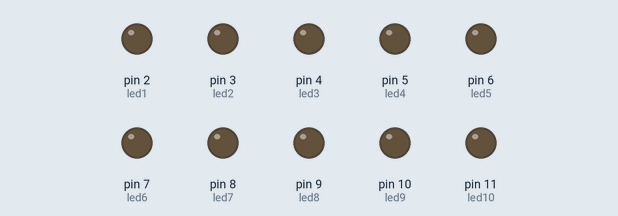
Simulated run of this sketch. Board: Arduino Uno, built with avr-gcc and run on an emulated ATmega328P. Shown: output pins drawn as LEDs (lit = HIGH).

Above: at 0.3 s.
At 2.7 s:
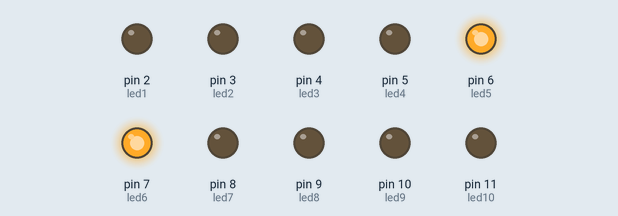
At 3.2 s:
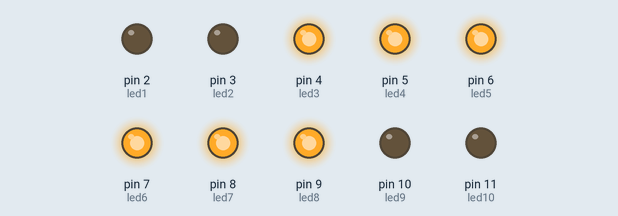
At 3.7 s:
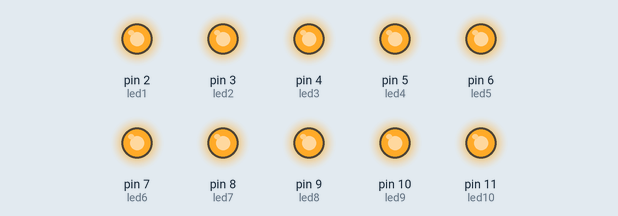
At 4.1 s:
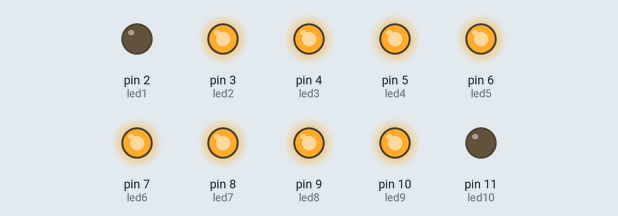
At 4.6 s:
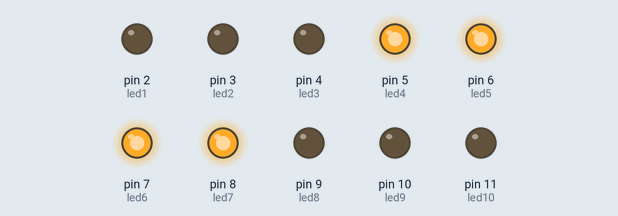
Timing chart, 0 to 6.8 s (numbered marks = the images above):
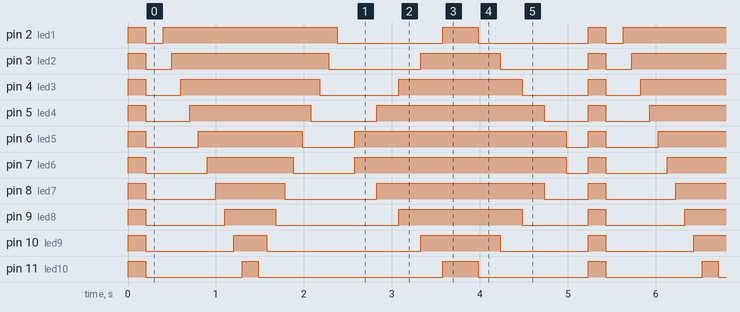

Measured:
- by itself, pin 2 (led1): repeats every 5.2 s: LOW 0.20 s, HIGH 2.0 s, LOW 1.2 s, HIGH 0.40 s, LOW 1.3 s, HIGH 0.20 s
- by itself, pin 3 (led2): repeats every 5.2 s: LOW 0.30 s, HIGH 1.8 s, LOW 1.1 s, HIGH 0.90 s, LOW 1.0 s, HIGH 0.20 s
- by itself, pin 4 (led3): repeats every 5.2 s: LOW 0.40 s, HIGH 1.6 s, LOW 0.90 s, HIGH 1.4 s, LOW 0.75 s, HIGH 0.20 s
- by itself, pin 5 (led4): repeats every 5.2 s: LOW 0.50 s, HIGH 1.4 s, LOW 0.75 s, HIGH 1.9 s, LOW 0.50 s, HIGH 0.20 s
- by itself, pin 6 (led5): repeats every 5.2 s: LOW 0.60 s, HIGH 1.2 s, LOW 0.60 s, HIGH 2.4 s, LOW 0.25 s, HIGH 0.20 s
- by itself, pin 7 (led6): repeats every 5.2 s: LOW 0.70 s, HIGH 0.98 s, LOW 0.70 s, HIGH 2.4 s, LOW 0.25 s, HIGH 0.20 s
- by itself, pin 8 (led7): repeats every 5.2 s: LOW 0.80 s, HIGH 0.78 s, LOW 1.1 s, HIGH 1.9 s, LOW 0.50 s, HIGH 0.20 s
- by itself, pin 9 (led8): repeats every 5.2 s: LOW 0.90 s, HIGH 0.58 s, LOW 1.4 s, HIGH 1.4 s, LOW 0.75 s, HIGH 0.20 s

The sketch:

projectwithled.ino
```cpp
int led1 =2;
int led2 =3;
int led3=4;
int led4=5;
int led5=6;
int led6=7;
int led7=8;
int led8=9;
int led9=10;
int led10=11;
void setup() {

pinMode(led1, OUTPUT);
pinMode(led2, OUTPUT);
pinMode(led3, OUTPUT);
pinMode(led4, OUTPUT);
pinMode(led5, OUTPUT);
pinMode(led6, OUTPUT);
pinMode(led7, OUTPUT);
pinMode(led8, OUTPUT);
pinMode(led9, OUTPUT);
pinMode(led10, OUTPUT);

}

void loop() {

digitalWrite(led1, HIGH);
digitalWrite(led2, HIGH);
digitalWrite(led3, HIGH);
digitalWrite(led4, HIGH);
digitalWrite(led5, HIGH);
digitalWrite(led6, HIGH);
digitalWrite(led7, HIGH);
digitalWrite(led8, HIGH);
digitalWrite(led9, HIGH);
digitalWrite(led10, HIGH);

delay(200);

digitalWrite(led1, LOW);
digitalWrite(led2, LOW);
digitalWrite(led3, LOW);
digitalWrite(led4, LOW);
digitalWrite(led5, LOW);
digitalWrite(led6, LOW);
digitalWrite(led7, LOW);
digitalWrite(led8, LOW);
digitalWrite(led9, LOW);
digitalWrite(led10, LOW);

delay(200);

digitalWrite(led1, HIGH);
delay(100);
digitalWrite(led2, HIGH);
delay(100);
digitalWrite(led3, HIGH);
delay(100);
digitalWrite(led4, HIGH);
delay(100);
digitalWrite(led5, HIGH);
delay(100);
digitalWrite(led6, HIGH);
delay(100);
digitalWrite(led7, HIGH);
delay(100);
digitalWrite(led8, HIGH);
delay(100);
digitalWrite(led9, HIGH);
delay(100);
digitalWrite(led10, HIGH);
delay(100);

digitalWrite(led1, HIGH);
digitalWrite(led2, HIGH);
digitalWrite(led3, HIGH);
digitalWrite(led4, HIGH);
digitalWrite(led5, HIGH);
digitalWrite(led6, HIGH);
digitalWrite(led7, HIGH);
digitalWrite(led8, HIGH);
digitalWrite(led9, HIGH);
digitalWrite(led10, HIGH);

delay(80);

digitalWrite(led10, LOW);
delay(100);
digitalWrite(led9, LOW);
delay(100);
digitalWrite(led8, LOW);
delay(100);
digitalWrite(led7, LOW);
delay(100);
digitalWrite(led6, LOW);
delay(100);
digitalWrite(led5, LOW);
delay(100);
digitalWrite(led4, LOW);
delay(100);
digitalWrite(led3, LOW);
delay(100);
digitalWrite(led2, LOW);
delay(100);
digitalWrite(led1, LOW);
delay(100);

digitalWrite(led1, LOW);
digitalWrite(led2, LOW);
digitalWrite(led3, LOW);
digitalWrite(led4, LOW);
digitalWrite(led5, LOW);
digitalWrite(led6, LOW);
digitalWrite(led7, LOW);
digitalWrite(led8, LOW);
digitalWrite(led9, LOW);
digitalWrite(led10, LOW);

delay(100);

digitalWrite(led5, HIGH);
digitalWrite(led6, HIGH);
delay(250);
digitalWrite(led4, HIGH);
digitalWrite(led7, HIGH);
delay(250);
digitalWrite(led3, HIGH);
digitalWrite(led8, HIGH);
delay(250);
digitalWrite(led2, HIGH);
digitalWrite(led9, HIGH);
delay(250);
digitalWrite(led1, HIGH);
digitalWrite(led10, HIGH);
delay(250);

delay(150);

digitalWrite(led1, LOW);
digitalWrite(led10, LOW);
delay(250);
digitalWrite(led2, LOW);
digitalWrite(led9, LOW);
delay(250);
digitalWrite(led3, LOW);
digitalWrite(led8, LOW);
delay(250);
digitalWrite(led4, LOW);
digitalWrite(led7, LOW);
delay(250);
digitalWrite(led5, LOW);
digitalWrite(led6, LOW);
delay(250);

}
```
